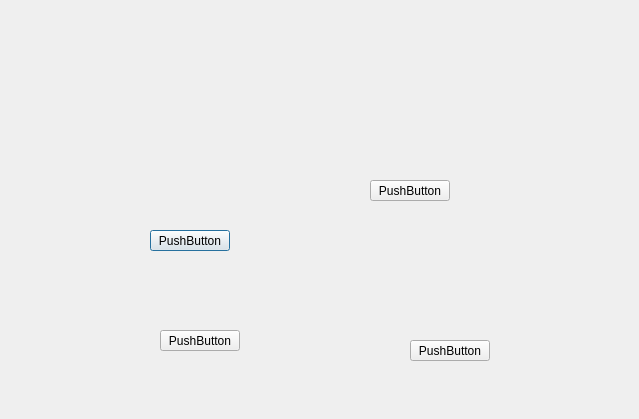
<?xml version="1.0" encoding="UTF-8"?>
<ui version="4.0">
 <class>TilesWords</class>
 <widget class="QDialog" name="TilesWords">
  <property name="geometry">
   <rect>
    <x>0</x>
    <y>0</y>
    <width>639</width>
    <height>419</height>
   </rect>
  </property>
  <property name="windowTitle">
   <string>Dialog</string>
  </property>
  <widget class="QPushButton" name="pushButton">
   <property name="geometry">
    <rect>
     <x>150</x>
     <y>230</y>
     <width>80</width>
     <height>21</height>
    </rect>
   </property>
   <property name="text">
    <string>PushButton</string>
   </property>
  </widget>
  <widget class="QPushButton" name="pushButton_2">
   <property name="geometry">
    <rect>
     <x>370</x>
     <y>180</y>
     <width>80</width>
     <height>21</height>
    </rect>
   </property>
   <property name="text">
    <string>PushButton</string>
   </property>
  </widget>
  <widget class="QPushButton" name="pushButton_3">
   <property name="geometry">
    <rect>
     <x>160</x>
     <y>330</y>
     <width>80</width>
     <height>21</height>
    </rect>
   </property>
   <property name="text">
    <string>PushButton</string>
   </property>
  </widget>
  <widget class="QPushButton" name="pushButton_4">
   <property name="geometry">
    <rect>
     <x>410</x>
     <y>340</y>
     <width>80</width>
     <height>21</height>
    </rect>
   </property>
   <property name="text">
    <string>PushButton</string>
   </property>
  </widget>
 </widget>
 <resources/>
 <connections/>
</ui>
